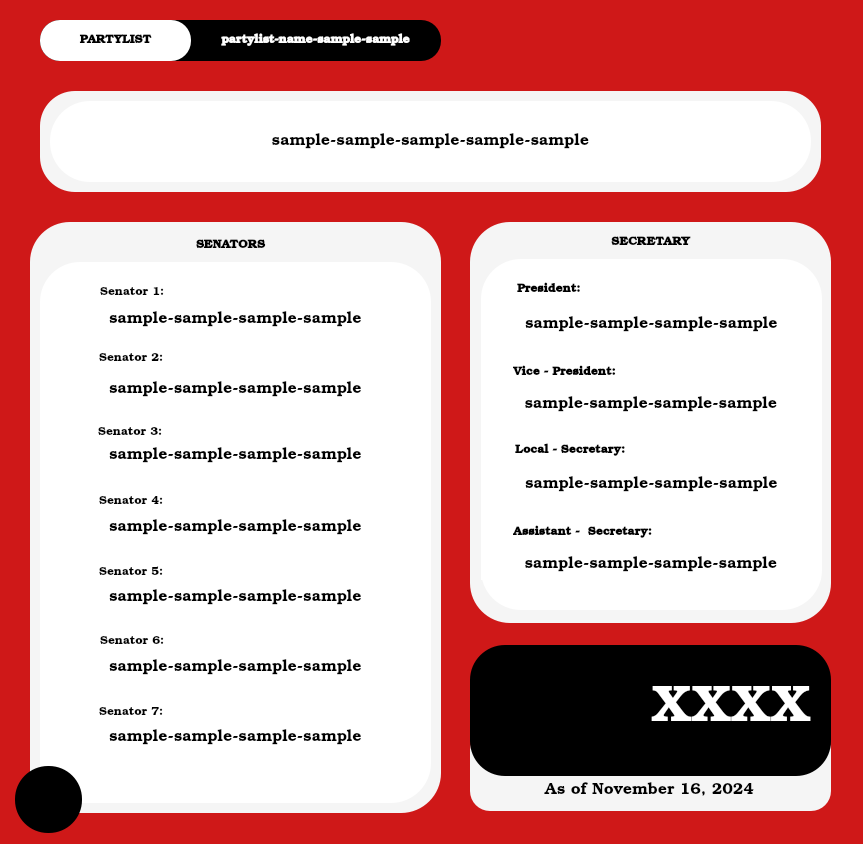
<?xml version="1.0" encoding="UTF-8"?>
<ui version="4.0">
 <class>MainWindow</class>
 <widget class="QMainWindow" name="MainWindow">
  <property name="geometry">
   <rect>
    <x>0</x>
    <y>0</y>
    <width>863</width>
    <height>844</height>
   </rect>
  </property>
  <property name="windowTitle">
   <string>MainWindow</string>
  </property>
  <property name="styleSheet">
   <string notr="true">background-color: rgb(207, 24, 24);</string>
  </property>
  <widget class="QWidget" name="centralwidget">
   <widget class="QPushButton" name="pushButton_4">
    <property name="enabled">
     <bool>false</bool>
    </property>
    <property name="geometry">
     <rect>
      <x>40</x>
      <y>20</y>
      <width>151</width>
      <height>41</height>
     </rect>
    </property>
    <property name="font">
     <font>
      <family>Bookman Old Style</family>
      <weight>75</weight>
      <bold>true</bold>
     </font>
    </property>
    <property name="styleSheet">
     <string notr="true">background-color: rgb(255, 255, 255);
color: rgb(0, 0, 0);
border-radius: 20px;</string>
    </property>
    <property name="text">
     <string>PARTYLIST</string>
    </property>
   </widget>
   <widget class="QPushButton" name="pushButton_5">
    <property name="enabled">
     <bool>false</bool>
    </property>
    <property name="geometry">
     <rect>
      <x>40</x>
      <y>20</y>
      <width>401</width>
      <height>41</height>
     </rect>
    </property>
    <property name="font">
     <font>
      <family>Bookman Old Style</family>
     </font>
    </property>
    <property name="styleSheet">
     <string notr="true">background-color: rgb(0, 0, 0);
color: rgb(255, 255, 255);
border-radius: 20px;</string>
    </property>
    <property name="text">
     <string/>
    </property>
   </widget>
   <widget class="QLabel" name="partylis_name">
    <property name="geometry">
     <rect>
      <x>200</x>
      <y>30</y>
      <width>231</width>
      <height>21</height>
     </rect>
    </property>
    <property name="font">
     <font>
      <family>Bookman Old Style</family>
      <pointsize>9</pointsize>
      <weight>75</weight>
      <bold>true</bold>
     </font>
    </property>
    <property name="styleSheet">
     <string notr="true">color: rgb(255, 255, 255);
background-color: transparent;</string>
    </property>
    <property name="text">
     <string>partylist-name-sample-sample</string>
    </property>
    <property name="alignment">
     <set>Qt::AlignCenter</set>
    </property>
   </widget>
   <widget class="QWidget" name="widget_7" native="true">
    <property name="geometry">
     <rect>
      <x>40</x>
      <y>91</y>
      <width>781</width>
      <height>101</height>
     </rect>
    </property>
    <property name="styleSheet">
     <string notr="true">background-color: rgb(245, 245, 245);
border-radius:35px;</string>
    </property>
    <widget class="QWidget" name="widget_10" native="true">
     <property name="geometry">
      <rect>
       <x>10</x>
       <y>10</y>
       <width>761</width>
       <height>81</height>
      </rect>
     </property>
     <property name="styleSheet">
      <string notr="true">background-color: rgb(255, 255, 255);
border-radius: 40px;</string>
     </property>
     <widget class="QLabel" name="partylist_moto">
      <property name="geometry">
       <rect>
        <x>10</x>
        <y>0</y>
        <width>741</width>
        <height>81</height>
       </rect>
      </property>
      <property name="font">
       <font>
        <family>Bookman Old Style</family>
        <pointsize>12</pointsize>
       </font>
      </property>
      <property name="text">
       <string>sample-sample-sample-sample-sample</string>
      </property>
      <property name="alignment">
       <set>Qt::AlignCenter</set>
      </property>
     </widget>
    </widget>
   </widget>
   <widget class="QWidget" name="widget_5" native="true">
    <property name="geometry">
     <rect>
      <x>30</x>
      <y>222</y>
      <width>411</width>
      <height>591</height>
     </rect>
    </property>
    <property name="styleSheet">
     <string notr="true">background-color: rgb(245, 245, 245);
border-radius: 40px;</string>
    </property>
    <widget class="QWidget" name="widget_6" native="true">
     <property name="geometry">
      <rect>
       <x>10</x>
       <y>40</y>
       <width>391</width>
       <height>541</height>
      </rect>
     </property>
     <property name="styleSheet">
      <string notr="true">background-color: rgb(255, 255, 255);
border-radius: 40px;</string>
     </property>
     <widget class="QLabel" name="label_16">
      <property name="geometry">
       <rect>
        <x>60</x>
        <y>20</y>
        <width>81</width>
        <height>21</height>
       </rect>
      </property>
      <property name="font">
       <font>
        <family>Bookman Old Style</family>
        <pointsize>9</pointsize>
       </font>
      </property>
      <property name="styleSheet">
       <string notr="true">color: rgb(0, 0, 0);
background-color: transparent;</string>
      </property>
      <property name="text">
       <string>Senator 1:</string>
      </property>
      <property name="alignment">
       <set>Qt::AlignLeading|Qt::AlignLeft|Qt::AlignVCenter</set>
      </property>
     </widget>
     <widget class="QLabel" name="label_17">
      <property name="geometry">
       <rect>
        <x>59</x>
        <y>86</y>
        <width>81</width>
        <height>21</height>
       </rect>
      </property>
      <property name="font">
       <font>
        <family>Bookman Old Style</family>
        <pointsize>9</pointsize>
       </font>
      </property>
      <property name="styleSheet">
       <string notr="true">color: rgb(0, 0, 0);
background-color: transparent;</string>
      </property>
      <property name="text">
       <string>Senator 2:</string>
      </property>
      <property name="alignment">
       <set>Qt::AlignLeading|Qt::AlignLeft|Qt::AlignVCenter</set>
      </property>
     </widget>
     <widget class="QLabel" name="label_18">
      <property name="geometry">
       <rect>
        <x>58</x>
        <y>160</y>
        <width>81</width>
        <height>21</height>
       </rect>
      </property>
      <property name="font">
       <font>
        <family>Bookman Old Style</family>
        <pointsize>9</pointsize>
       </font>
      </property>
      <property name="styleSheet">
       <string notr="true">color: rgb(0, 0, 0);
background-color: transparent;</string>
      </property>
      <property name="text">
       <string>Senator 3:</string>
      </property>
      <property name="alignment">
       <set>Qt::AlignLeading|Qt::AlignLeft|Qt::AlignVCenter</set>
      </property>
     </widget>
     <widget class="QLabel" name="label_19">
      <property name="geometry">
       <rect>
        <x>59</x>
        <y>229</y>
        <width>81</width>
        <height>21</height>
       </rect>
      </property>
      <property name="font">
       <font>
        <family>Bookman Old Style</family>
        <pointsize>9</pointsize>
       </font>
      </property>
      <property name="styleSheet">
       <string notr="true">color: rgb(0, 0, 0);
background-color: transparent;</string>
      </property>
      <property name="text">
       <string>Senator 4:</string>
      </property>
      <property name="alignment">
       <set>Qt::AlignLeading|Qt::AlignLeft|Qt::AlignVCenter</set>
      </property>
     </widget>
     <widget class="QLabel" name="label_20">
      <property name="geometry">
       <rect>
        <x>59</x>
        <y>300</y>
        <width>81</width>
        <height>21</height>
       </rect>
      </property>
      <property name="font">
       <font>
        <family>Bookman Old Style</family>
        <pointsize>9</pointsize>
       </font>
      </property>
      <property name="styleSheet">
       <string notr="true">color: rgb(0, 0, 0);
background-color: transparent;</string>
      </property>
      <property name="text">
       <string>Senator 5:</string>
      </property>
      <property name="alignment">
       <set>Qt::AlignLeading|Qt::AlignLeft|Qt::AlignVCenter</set>
      </property>
     </widget>
     <widget class="QLabel" name="label_21">
      <property name="geometry">
       <rect>
        <x>60</x>
        <y>369</y>
        <width>81</width>
        <height>21</height>
       </rect>
      </property>
      <property name="font">
       <font>
        <family>Bookman Old Style</family>
        <pointsize>9</pointsize>
       </font>
      </property>
      <property name="styleSheet">
       <string notr="true">color: rgb(0, 0, 0);
background-color: transparent;</string>
      </property>
      <property name="text">
       <string>Senator 6:</string>
      </property>
      <property name="alignment">
       <set>Qt::AlignLeading|Qt::AlignLeft|Qt::AlignVCenter</set>
      </property>
     </widget>
     <widget class="QLabel" name="label_22">
      <property name="geometry">
       <rect>
        <x>59</x>
        <y>440</y>
        <width>81</width>
        <height>21</height>
       </rect>
      </property>
      <property name="font">
       <font>
        <family>Bookman Old Style</family>
        <pointsize>9</pointsize>
       </font>
      </property>
      <property name="styleSheet">
       <string notr="true">color: rgb(0, 0, 0);
background-color: transparent;</string>
      </property>
      <property name="text">
       <string>Senator 7:</string>
      </property>
      <property name="alignment">
       <set>Qt::AlignLeading|Qt::AlignLeft|Qt::AlignVCenter</set>
      </property>
     </widget>
     <widget class="QLabel" name="senator1_name">
      <property name="geometry">
       <rect>
        <x>0</x>
        <y>42</y>
        <width>391</width>
        <height>31</height>
       </rect>
      </property>
      <property name="font">
       <font>
        <family>Bookman Old Style</family>
        <pointsize>12</pointsize>
       </font>
      </property>
      <property name="text">
       <string>sample-sample-sample-sample</string>
      </property>
      <property name="alignment">
       <set>Qt::AlignCenter</set>
      </property>
     </widget>
     <widget class="QLabel" name="senator2_name">
      <property name="geometry">
       <rect>
        <x>0</x>
        <y>112</y>
        <width>391</width>
        <height>31</height>
       </rect>
      </property>
      <property name="font">
       <font>
        <family>Bookman Old Style</family>
        <pointsize>12</pointsize>
       </font>
      </property>
      <property name="text">
       <string>sample-sample-sample-sample</string>
      </property>
      <property name="alignment">
       <set>Qt::AlignCenter</set>
      </property>
     </widget>
     <widget class="QLabel" name="senator3_name">
      <property name="geometry">
       <rect>
        <x>0</x>
        <y>178</y>
        <width>391</width>
        <height>31</height>
       </rect>
      </property>
      <property name="font">
       <font>
        <family>Bookman Old Style</family>
        <pointsize>12</pointsize>
       </font>
      </property>
      <property name="text">
       <string>sample-sample-sample-sample</string>
      </property>
      <property name="alignment">
       <set>Qt::AlignCenter</set>
      </property>
     </widget>
     <widget class="QLabel" name="senator4_name">
      <property name="geometry">
       <rect>
        <x>0</x>
        <y>250</y>
        <width>391</width>
        <height>31</height>
       </rect>
      </property>
      <property name="font">
       <font>
        <family>Bookman Old Style</family>
        <pointsize>12</pointsize>
       </font>
      </property>
      <property name="text">
       <string>sample-sample-sample-sample</string>
      </property>
      <property name="alignment">
       <set>Qt::AlignCenter</set>
      </property>
     </widget>
     <widget class="QLabel" name="senator5_name">
      <property name="geometry">
       <rect>
        <x>0</x>
        <y>320</y>
        <width>391</width>
        <height>31</height>
       </rect>
      </property>
      <property name="font">
       <font>
        <family>Bookman Old Style</family>
        <pointsize>12</pointsize>
       </font>
      </property>
      <property name="text">
       <string>sample-sample-sample-sample</string>
      </property>
      <property name="alignment">
       <set>Qt::AlignCenter</set>
      </property>
     </widget>
     <widget class="QLabel" name="senator7_name">
      <property name="geometry">
       <rect>
        <x>0</x>
        <y>460</y>
        <width>391</width>
        <height>31</height>
       </rect>
      </property>
      <property name="font">
       <font>
        <family>Bookman Old Style</family>
        <pointsize>12</pointsize>
       </font>
      </property>
      <property name="text">
       <string>sample-sample-sample-sample</string>
      </property>
      <property name="alignment">
       <set>Qt::AlignCenter</set>
      </property>
     </widget>
     <widget class="QLabel" name="senator6_name">
      <property name="geometry">
       <rect>
        <x>0</x>
        <y>390</y>
        <width>391</width>
        <height>31</height>
       </rect>
      </property>
      <property name="font">
       <font>
        <family>Bookman Old Style</family>
        <pointsize>12</pointsize>
       </font>
      </property>
      <property name="text">
       <string>sample-sample-sample-sample</string>
      </property>
      <property name="alignment">
       <set>Qt::AlignCenter</set>
      </property>
     </widget>
    </widget>
    <widget class="QLabel" name="label_25">
     <property name="geometry">
      <rect>
       <x>126</x>
       <y>13</y>
       <width>149</width>
       <height>21</height>
      </rect>
     </property>
     <property name="font">
      <font>
       <family>Bookman Old Style</family>
       <pointsize>9</pointsize>
       <weight>75</weight>
       <bold>true</bold>
      </font>
     </property>
     <property name="styleSheet">
      <string notr="true">color: rgb(0, 0, 0);
background-color: transparent;</string>
     </property>
     <property name="text">
      <string>SENATORS</string>
     </property>
     <property name="alignment">
      <set>Qt::AlignCenter</set>
     </property>
    </widget>
   </widget>
   <widget class="QWidget" name="widget_3" native="true">
    <property name="geometry">
     <rect>
      <x>470</x>
      <y>222</y>
      <width>361</width>
      <height>401</height>
     </rect>
    </property>
    <property name="styleSheet">
     <string notr="true">background-color: rgb(245, 245, 245);
border-radius: 40px;</string>
    </property>
    <widget class="QWidget" name="widget_4" native="true">
     <property name="geometry">
      <rect>
       <x>11</x>
       <y>37</y>
       <width>341</width>
       <height>351</height>
      </rect>
     </property>
     <property name="styleSheet">
      <string notr="true">background-color: rgb(255, 255, 255);
border-radius: 40px;</string>
     </property>
     <widget class="QLabel" name="label_12">
      <property name="geometry">
       <rect>
        <x>36</x>
        <y>20</y>
        <width>81</width>
        <height>21</height>
       </rect>
      </property>
      <property name="font">
       <font>
        <family>Bookman Old Style</family>
        <pointsize>9</pointsize>
        <weight>75</weight>
        <bold>true</bold>
       </font>
      </property>
      <property name="styleSheet">
       <string notr="true">color: rgb(0, 0, 0);
background-color: transparent;</string>
      </property>
      <property name="text">
       <string>President:</string>
      </property>
      <property name="alignment">
       <set>Qt::AlignLeading|Qt::AlignLeft|Qt::AlignVCenter</set>
      </property>
     </widget>
     <widget class="QLabel" name="label_13">
      <property name="geometry">
       <rect>
        <x>32</x>
        <y>103</y>
        <width>111</width>
        <height>21</height>
       </rect>
      </property>
      <property name="font">
       <font>
        <family>Bookman Old Style</family>
        <pointsize>9</pointsize>
        <weight>75</weight>
        <bold>true</bold>
       </font>
      </property>
      <property name="styleSheet">
       <string notr="true">color: rgb(0, 0, 0);
background-color: transparent;</string>
      </property>
      <property name="text">
       <string>Vice - President:</string>
      </property>
      <property name="alignment">
       <set>Qt::AlignLeading|Qt::AlignLeft|Qt::AlignVCenter</set>
      </property>
     </widget>
     <widget class="QLabel" name="pres_name">
      <property name="geometry">
       <rect>
        <x>0</x>
        <y>50</y>
        <width>341</width>
        <height>31</height>
       </rect>
      </property>
      <property name="font">
       <font>
        <family>Bookman Old Style</family>
        <pointsize>12</pointsize>
       </font>
      </property>
      <property name="text">
       <string>sample-sample-sample-sample</string>
      </property>
      <property name="alignment">
       <set>Qt::AlignCenter</set>
      </property>
     </widget>
     <widget class="QLabel" name="vice_pres_name">
      <property name="geometry">
       <rect>
        <x>0</x>
        <y>130</y>
        <width>340</width>
        <height>31</height>
       </rect>
      </property>
      <property name="font">
       <font>
        <family>Bookman Old Style</family>
        <pointsize>12</pointsize>
       </font>
      </property>
      <property name="text">
       <string>sample-sample-sample-sample</string>
      </property>
      <property name="alignment">
       <set>Qt::AlignCenter</set>
      </property>
     </widget>
     <widget class="QLabel" name="label_14">
      <property name="geometry">
       <rect>
        <x>32</x>
        <y>263</y>
        <width>151</width>
        <height>21</height>
       </rect>
      </property>
      <property name="font">
       <font>
        <family>Bookman Old Style</family>
        <pointsize>9</pointsize>
        <weight>75</weight>
        <bold>true</bold>
       </font>
      </property>
      <property name="styleSheet">
       <string notr="true">color: rgb(0, 0, 0);
background-color: transparent;</string>
      </property>
      <property name="text">
       <string>Assistant -  Secretary:</string>
      </property>
      <property name="alignment">
       <set>Qt::AlignLeading|Qt::AlignLeft|Qt::AlignVCenter</set>
      </property>
     </widget>
     <widget class="QLabel" name="label_15">
      <property name="geometry">
       <rect>
        <x>34</x>
        <y>181</y>
        <width>121</width>
        <height>21</height>
       </rect>
      </property>
      <property name="font">
       <font>
        <family>Bookman Old Style</family>
        <pointsize>9</pointsize>
        <weight>75</weight>
        <bold>true</bold>
       </font>
      </property>
      <property name="styleSheet">
       <string notr="true">color: rgb(0, 0, 0);
background-color: transparent;</string>
      </property>
      <property name="text">
       <string>Local - Secretary:</string>
      </property>
      <property name="alignment">
       <set>Qt::AlignLeading|Qt::AlignLeft|Qt::AlignVCenter</set>
      </property>
     </widget>
     <widget class="QLabel" name="ass_sec_name">
      <property name="geometry">
       <rect>
        <x>0</x>
        <y>290</y>
        <width>340</width>
        <height>31</height>
       </rect>
      </property>
      <property name="font">
       <font>
        <family>Bookman Old Style</family>
        <pointsize>12</pointsize>
       </font>
      </property>
      <property name="text">
       <string>sample-sample-sample-sample</string>
      </property>
      <property name="alignment">
       <set>Qt::AlignCenter</set>
      </property>
     </widget>
     <widget class="QLabel" name="local_sec_name">
      <property name="geometry">
       <rect>
        <x>0</x>
        <y>210</y>
        <width>341</width>
        <height>31</height>
       </rect>
      </property>
      <property name="font">
       <font>
        <family>Bookman Old Style</family>
        <pointsize>12</pointsize>
       </font>
      </property>
      <property name="text">
       <string>sample-sample-sample-sample</string>
      </property>
      <property name="alignment">
       <set>Qt::AlignCenter</set>
      </property>
     </widget>
    </widget>
    <widget class="QLabel" name="label_24">
     <property name="geometry">
      <rect>
       <x>106</x>
       <y>10</y>
       <width>149</width>
       <height>21</height>
      </rect>
     </property>
     <property name="font">
      <font>
       <family>Bookman Old Style</family>
       <pointsize>9</pointsize>
       <weight>75</weight>
       <bold>true</bold>
      </font>
     </property>
     <property name="styleSheet">
      <string notr="true">color: rgb(0, 0, 0);
background-color: transparent;</string>
     </property>
     <property name="text">
      <string>SECRETARY</string>
     </property>
     <property name="alignment">
      <set>Qt::AlignCenter</set>
     </property>
    </widget>
   </widget>
   <widget class="QPushButton" name="back_btn">
    <property name="geometry">
     <rect>
      <x>15</x>
      <y>766</y>
      <width>67</width>
      <height>67</height>
     </rect>
    </property>
    <property name="font">
     <font>
      <family>Bookman Old Style</family>
     </font>
    </property>
    <property name="styleSheet">
     <string notr="true">background-color: rgb(0, 0, 0);
color: rgb(255, 255, 255);
border-radius: 33px;</string>
    </property>
    <property name="text">
     <string/>
    </property>
    <property name="icon">
     <iconset>
      <normaloff>image/back.png</normaloff>image/back.png</iconset>
    </property>
    <property name="iconSize">
     <size>
      <width>32</width>
      <height>32</height>
     </size>
    </property>
   </widget>
   <widget class="QWidget" name="widget_8" native="true">
    <property name="geometry">
     <rect>
      <x>470</x>
      <y>645</y>
      <width>361</width>
      <height>131</height>
     </rect>
    </property>
    <property name="styleSheet">
     <string notr="true">background-color: rgb(0, 0, 0);
border-radius: 35px;</string>
    </property>
    <widget class="QLabel" name="partylist_vote_count">
     <property name="geometry">
      <rect>
       <x>10</x>
       <y>34</y>
       <width>331</width>
       <height>61</height>
      </rect>
     </property>
     <property name="font">
      <font>
       <family>Bookman Old Style</family>
       <pointsize>38</pointsize>
      </font>
     </property>
     <property name="styleSheet">
      <string notr="true">color: rgb(255, 255, 255);</string>
     </property>
     <property name="text">
      <string>XXXX</string>
     </property>
     <property name="alignment">
      <set>Qt::AlignRight|Qt::AlignTrailing|Qt::AlignVCenter</set>
     </property>
    </widget>
   </widget>
   <widget class="QWidget" name="widget_9" native="true">
    <property name="geometry">
     <rect>
      <x>470</x>
      <y>730</y>
      <width>361</width>
      <height>81</height>
     </rect>
    </property>
    <property name="styleSheet">
     <string notr="true">background-color: rgb(245, 245, 245);
background-color: rgb(245, 245, 245);
border-radius: 20px;</string>
    </property>
    <widget class="QLabel" name="vote_count_date">
     <property name="geometry">
      <rect>
       <x>9</x>
       <y>45</y>
       <width>341</width>
       <height>31</height>
      </rect>
     </property>
     <property name="font">
      <font>
       <family>Bookman Old Style</family>
       <pointsize>12</pointsize>
      </font>
     </property>
     <property name="text">
      <string>As of November 16, 2024</string>
     </property>
     <property name="alignment">
      <set>Qt::AlignCenter</set>
     </property>
    </widget>
   </widget>
   <zorder>widget_9</zorder>
   <zorder>pushButton_5</zorder>
   <zorder>pushButton_4</zorder>
   <zorder>partylis_name</zorder>
   <zorder>widget_7</zorder>
   <zorder>widget_5</zorder>
   <zorder>widget_3</zorder>
   <zorder>back_btn</zorder>
   <zorder>widget_8</zorder>
  </widget>
 </widget>
 <resources/>
 <connections/>
</ui>
